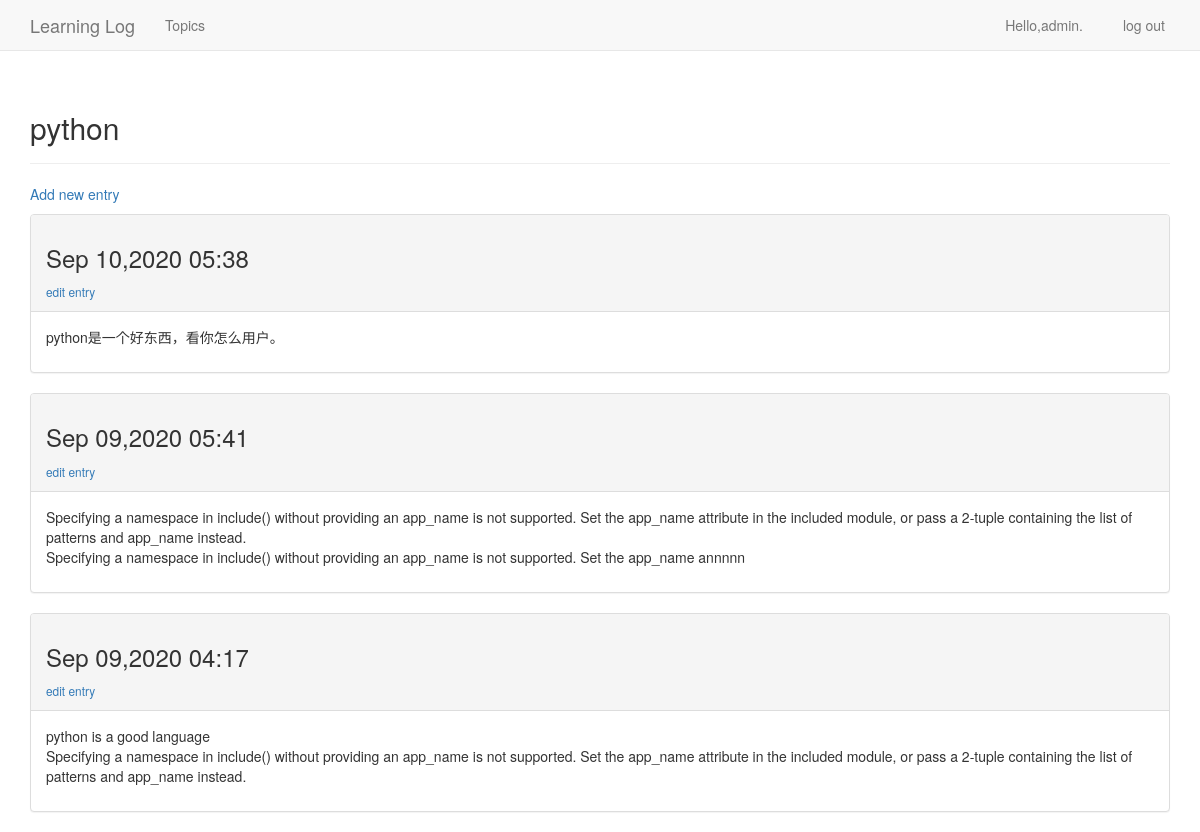
Screenshot of /learning_logs/topics/1/ (signed in) with the database file from the repository.
### learning_logs/models.py (models this page shows, shortened)
class Topic(models.Model):
    text = models.CharField(max_length=200)
    date_added = models.DateTimeField(auto_now_add=True)
    owner = models.ForeignKey(User,on_delete=models.CASCADE)
    def __str__(self):
        return self.text

class Entry(models.Model):
    topic = models.ForeignKey(Topic,on_delete=models.CASCADE)
    text = models.TextField()
    date_added = models.DateTimeField(auto_now_add=True)
    class Meta:
        verbose_name_plural = 'entries'

### learning_logs/views.py (the view)
# urls.py: url(r'^topics/(?P<topic_id>\d+)/$',views.topic,name='topic'),
@login_required
def topic(request,topic_id):
    topic = Topic.objects.get(id=topic_id)
    if topic.owner != request.user:
        raise Http404
    entries = topic.entry_set.order_by('-date_added')
    context = {'topic':topic,'entries':entries}
    return render(request,'learning_logs/topic.html',context)

### templates/learning_logs/topic.html
 {% extends "learning_logs/base.html"%}
 {% load bootstrap4 %}
 {% block header %}
    <h2>{{ topic }}</h2>
 {% endblock header%}
 {% block content %}
     <p>
         <a href="{% url 'learning_logs:new_entry' topic.id %}">Add new entry</a>
     </p>
         {% for entry in entries%}
     <div class="panel panel-default">
         <div class="panel-heading">
             <h3>
                 {{ entry.date_added|date:'M d,Y H:i' }}
             </h3>
             <small>
                 <a href="{% url 'learning_logs:edit_entry' entry.id %}"> edit entry </a>
             </small>
         </div>
         <div class="panel-body">
             {{ entry.text|linebreaks }}
         </div>
     </div>
         {% empty%}
         There are no entries for Topic yet.
         {% endfor %}
 {% endblock content %}

### templates/learning_logs/base.html (shortened to what this page needs)
{% load bootstrap4 %}
<!DOCTYPE html>
<html lang="en">
<head>
    <link rel="stylesheet" href="https://cdn.staticfile.org/twitter-bootstrap/3.3.7/css/bootstrap.min.css">
</head>
<body>
    <nav class="navbar navbar-default navbar-static-top" role="navigation">
        <div class="container-fluid">
        <div class="container">
            <div class="navbar-header">
                <a class="navbar-brand" href="{% url 'learning_logs:index'%}">
                    Learning Log</a>
            </div>
            <div id="navbar" class="collapse navbar-collapse">
                <ul class="nav navbar-nav">
                    <li><a href="{% url 'learning_logs:topics' %}">Topics</a></li>
                </ul>
                <ul class="nav navbar-nav navbar-right list-inline">
                    {% if user.is_authenticated %}
                    <li><a>Hello,{{ user.username }}. </a></li>
                    <li><a href="{% url 'users:logout' %}"> log out</a></li>
                    {% else %}
                     <li><a href="{% url 'users:login' %}"> log in </a></li>
                     <li><a href="{% url 'users:register' %}"> register </a></li>
                    {% endif %}
                </ul>
            </div>
        </div>
        </div>
    </nav>
<div class="container">
     <div class="page-header">
        {% block header %}{% endblock header %}
    </div>
    <div>{% block content %} {% endblock content %}</div>
</div>
</body>
</html>

### rows the page displays
Topic: text "python"
Entry: date_added "Sep 10,2020 05:38", text "python是一个好东西，看你怎么用户。"
Entry: date_added "Sep 09,2020 05:41", text "Specifying a namespace in include() without providing an app_name is not supported. Set the app_name attribute in the included module, or pass a 2-tuple containing the list of patterns and app_name instead. Specifying a namespace in include() without providing an app_name is not supported. Set the app_name annnnn"
Entry: date_added "Sep 09,2020 04:17", text "python is a good language Specifying a namespace in include() without providing an app_name is not supported. Set the app_name attribute in the included module, or pass a 2-tuple containing the list of patterns and app_name instead."

### other values shown
{{ user.username }} "admin"
